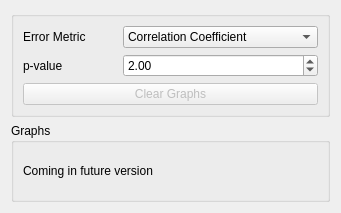
<?xml version="1.0" encoding="UTF-8"?>
<ui version="4.0">
 <class>ReportColumnMatrixMisfit</class>
 <widget class="QDialog" name="ReportColumnMatrixMisfit">
  <property name="geometry">
   <rect>
    <x>0</x>
    <y>0</y>
    <width>341</width>
    <height>213</height>
   </rect>
  </property>
  <property name="minimumSize">
   <size>
    <width>341</width>
    <height>213</height>
   </size>
  </property>
  <property name="windowTitle">
   <string>Dialog</string>
  </property>
  <layout class="QVBoxLayout" name="verticalLayout">
   <item>
    <widget class="QGroupBox" name="groupBox">
     <property name="title">
      <string/>
     </property>
     <layout class="QGridLayout" name="gridLayout">
      <item row="0" column="0">
       <widget class="QLabel" name="label">
        <property name="text">
         <string>Error Metric</string>
        </property>
       </widget>
      </item>
      <item row="0" column="1">
       <widget class="QComboBox" name="methodComboBox_">
        <item>
         <property name="text">
          <string>Correlation Coefficient</string>
         </property>
        </item>
        <item>
         <property name="text">
          <string>Inverse Correlation Coefficient</string>
         </property>
        </item>
        <item>
         <property name="text">
          <string>p Norm</string>
         </property>
        </item>
        <item>
         <property name="text">
          <string>Relative RMS</string>
         </property>
        </item>
       </widget>
      </item>
      <item row="1" column="0">
       <widget class="QLabel" name="label_2">
        <property name="text">
         <string>p-value</string>
        </property>
       </widget>
      </item>
      <item row="1" column="1">
       <widget class="QDoubleSpinBox" name="pValueDoubleSpinBox_">
        <property name="maximum">
         <double>999999.000000000000000</double>
        </property>
        <property name="value">
         <double>2.000000000000000</double>
        </property>
       </widget>
      </item>
      <item row="2" column="0" colspan="2">
       <widget class="QPushButton" name="clearGraphsPushButton_">
        <property name="enabled">
         <bool>false</bool>
        </property>
        <property name="text">
         <string>Clear Graphs</string>
        </property>
       </widget>
      </item>
     </layout>
    </widget>
   </item>
   <item>
    <widget class="QGroupBox" name="groupBox_2">
     <property name="title">
      <string>Graphs</string>
     </property>
     <layout class="QGridLayout" name="gridLayout_2">
      <item row="0" column="0">
       <widget class="QLabel" name="label_3">
        <property name="text">
         <string>Coming in future version</string>
        </property>
       </widget>
      </item>
     </layout>
    </widget>
   </item>
  </layout>
 </widget>
 <resources/>
 <connections/>
</ui>
